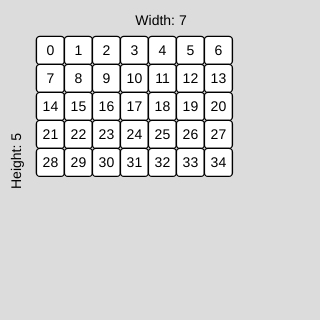
Frame 1 (no input)
Frame 60 (no input): identical to frame 1, image omitted
Frame 120 (the mouse pressed at the canvas centre since frame 60): identical to frame 1, image omitted

The p5.js sketch that drew this single still picture (run headless with seeded random() and noise() and a simulated clock; from frame 60 on, the mouse is pressed at the canvas centre):

// p5.js sketch
// ── sketch.js
function setup() {
  createCanvas(320, 320);
  textAlign(CENTER, CENTER);
  rectMode(CENTER);
  textSize(20);
  rowSlider = createSlider(1,9,5,1)
  colSlider = createSlider(1,9,7,1)
}

function draw() {
  background(220);
  scale(.7);
  let numRows = rowSlider.value();
  let numCols = colSlider.value();
  text("Width: "+ numCols,230,30)
  
  push();
  translate(25, 230);
  rotate(radians(-90))
  text("Height: "+ numRows,0,0)
  pop();
  translate(32,32)
  let num = 0;
  for (let r = 0; r < numRows; r += 1)
    for (let c = 0; c < numCols; c += 1) {
      let x = c * 40 + 40;
      let y = r * 40 + 40;
      fill(255);
      strokeWeight(2)
      rect(x, y, 40,40,5);
      fill(0);
      text(num++, x, y + 1);
    }
}
